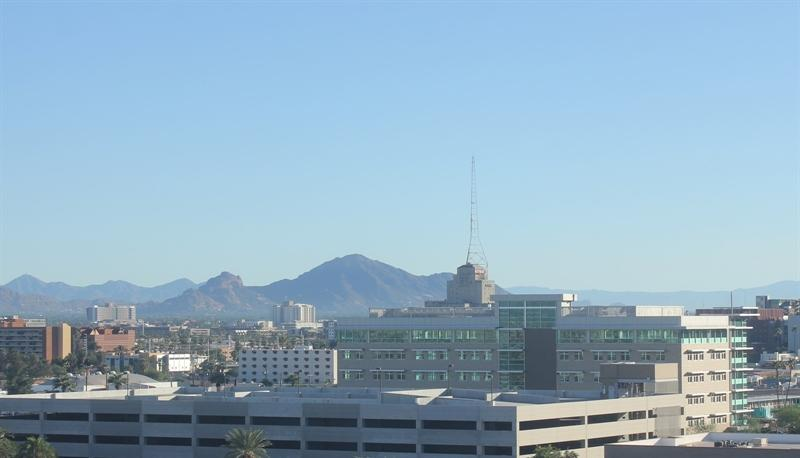
#> input picture JS_11/images/test/day/20151101_152050.jpg, 800 x 458 px; its folder holds only this picture in this run
$ jupyter execute --allow-errors Tugas.ipynb
#> lines starting #> are read from the running program, lines starting #| are printed output that depends on the picture
# Tugas Praktikum SVM

## Tugas 1 - Klasifikasi Voice (voice.csv)

### 1. Load dataset

[cell 1]
import numpy as np
import pandas as pd
import matplotlib.pyplot as plt
import seaborn as sns
from sklearn.model_selection import train_test_split
from sklearn.preprocessing import StandardScaler
from sklearn.svm import SVC
from sklearn.metrics import accuracy_score, classification_report, confusion_matrix

#> (the rest of this cell did not finish here and is left out)

### 2. Cek info dan distribusi kelas

#> (a cell that did not finish here is left out)

### 3. Pemisahan fitur dan label

#> (a cell that did not finish here is left out)

### 4. Training dan evaluasi SVM (linear, poly, rbf) pada split 70:30 dan 80:20

[cell 4]
results_voice = []

splits = {
    '70:30': 0.3,
    '80:20': 0.2
}

kernels = ['linear', 'poly', 'rbf']

#> (the rest of this cell did not finish here and is left out)

### 5. Tabel perbandingan akurasi

#> (a cell that did not finish here is left out)

### 6. Grafik perbandingan akurasi

[cell 6]
plt.figure(figsize=(8, 5))
#> (the rest of this cell did not finish here and is left out)

### Analisis Tugas 1
Kernel RBF dapet akurasi tertinggi di kedua split, yaitu 98.11 persen di split 70:30 dan 98.26 persen di split 80:20.
Kernel linear juga cukup bagus di 97.63 persen (80:20), sedangkan poly dapet 97.16 persen.
Split 80:20 hasilnya lebih bagus karena data latihnya lebih banyak dibanding 70:30.

## Tugas 2 - Klasifikasi Citra Siang dan Malam (Fitur Histogram)

### 1. Load semua data gambar dan resize

[cell 7]
from pathlib import Path
import cv2
import matplotlib.image as mpimg

def load_all_day_night_images(base_dir):
#> called with base_dir = 'images'
    p = Path(base_dir)
    images = []
    labels = []

    for split in ['training', 'test']:
        for cls_name, lbl in [('day', 1), ('night', 0)]:
            folder = p / split / cls_name
            for file in folder.glob('*.jpg'):
                img = mpimg.imread(file)
#> img is the input picture: shape (458, 800, 3); mean R, G, B 145.1, 173.9, 193.1
                if img is not None:
                    # Standarisasi ukuran citra
                    img_std = cv2.resize(img, (1100, 600))
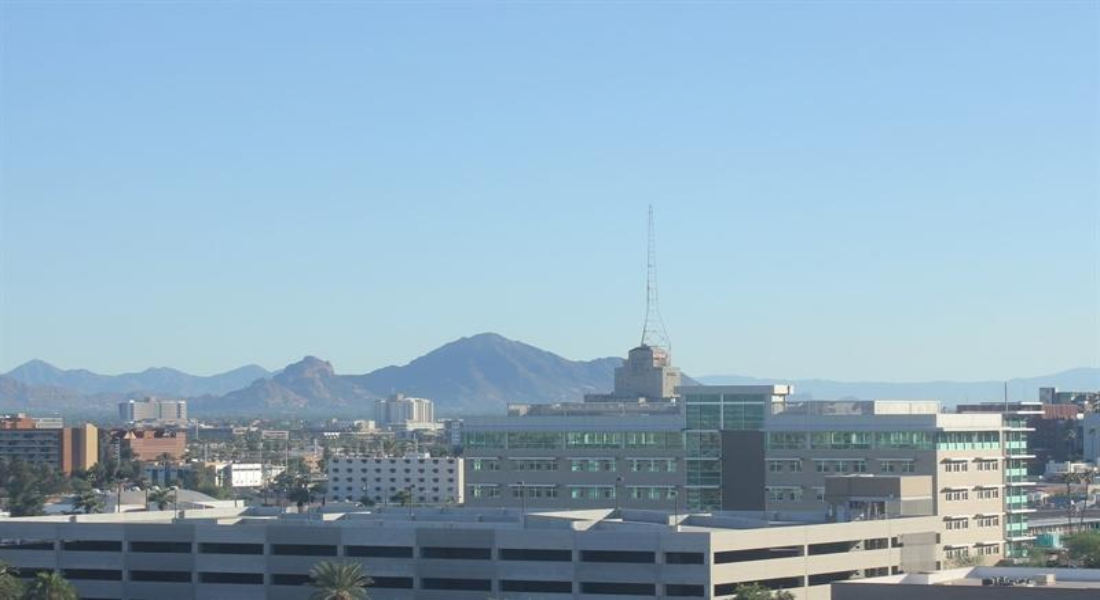
#> img_std: shape (600, 1100, 3); mean R, G, B 145.1, 173.8, 193
                    images.append(img_std)
                    labels.append(lbl)

    return images, np.array(labels)

images, labels = load_all_day_night_images('images')
print('Total keseluruhan gambar:', len(images))
print('Jumlah kelas night (0):', np.sum(labels == 0))
print('Jumlah kelas day (1)  :', np.sum(labels == 1))

### 2. Ekstraksi fitur histogram HSV (32 bin per kanal)

[cell 8]
def extract_color_histogram(image, bins=32):
    # Ubah gambar ke HSV
#> called with bins = 32
    hsv = cv2.cvtColor(image, cv2.COLOR_RGB2HSV)
#> hsv: shape (600, 1100, 3); mean H, S, V 97.2, 65.1, 194.2

    # Hitung histogram untuk masing-masing kanal H, S, dan V
    hist_h = cv2.calcHist([hsv], [0], None, [bins], [0, 180])
#> hist_h = 32 values, max 346294 at index 18, min 145 at index 27, mean 20625
    hist_s = cv2.calcHist([hsv], [1], None, [bins], [0, 256])
#> hist_s = 32 values, max 124409 at index 10, min 0 at index 19, mean 20625
    hist_v = cv2.calcHist([hsv], [2], None, [bins], [0, 256])
#> hist_v = 32 values, max 232650 at index 29, min 0 at index 0, mean 20625

    # Gabungkan ketiga histogram menjadi satu vektor fitur
    hist_features = np.concatenate([hist_h, hist_s, hist_v]).flatten()
#> hist_features = 96 values, max 346294 at index 18, min 0 at index 51, mean 20625

    # Normalisasi vektor histogram agar total jumlah bernilai 1
    hist_features = hist_features / np.sum(hist_features)
#> hist_features = 96 values, max 0.175 at index 18, min 0 at index 51, mean 0.0104
    return hist_features

# Ekstraksi fitur untuk semua citra
X_hist = np.array([extract_color_histogram(img) for img in images])
#> call 2 of extract_color_histogram, with bins = 32
#> in extract_color_histogram (call 2), `hsv = cv2.cvtColor(image, cv2.COLOR_RGB2HSV)`: hsv: shape (600, 1100, 3); mean H, S, V 27.3, 172.1, 32.6
#> in extract_color_histogram (call 2), `hsv = cv2.cvtColor(image, cv2.COLOR_RGB2HSV)`:
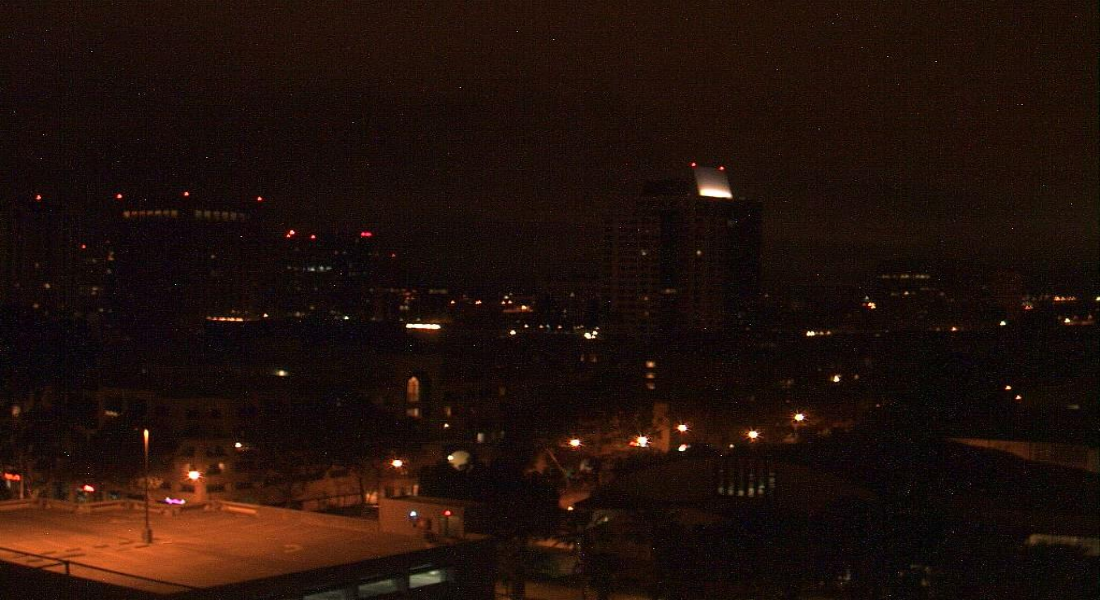
#> image: shape (600, 1100, 3); mean R, G, B 32.6, 16.1, 10.3
#> in extract_color_histogram (call 2), `hist_h = cv2.calcHist([hsv], [0], None, [bins], [0, 180])`: hist_h = 32 values, max 292229 at index 1, min 9 at index 15, mean 20625
#> in extract_color_histogram (call 2), `hist_s = cv2.calcHist([hsv], [1], None, [bins], [0, 256])`: hist_s = 32 values, max 53717 at index 23, min 151 at index 1, mean 20625
#> in extract_color_histogram (call 2), `hist_v = cv2.calcHist([hsv], [2], None, [bins], [0, 256])`: hist_v = 32 values, max 188344 at index 2, min 119 at index 29, mean 20625
#> in extract_color_histogram (call 2), `hist_features = np.concatenate([hist_h, hist_s, hist_v]).flatten()`: hist_features = 96 values, max 292229 at index 1, min 9 at index 15, mean 20625
#> in extract_color_histogram (call 2), `hist_features = hist_features / np.sum(hist_features)`: hist_features = 96 values, max 0.148 at index 1, min 4.55e-06 at index 15, mean 0.0104
y_hist = labels

print('Bentuk matriks fitur histogram:', X_hist.shape)
#| Bentuk matriks fitur histogram: (4, 96)

### 3. Plot perbandingan histogram siang vs malam

[cell 9]
idx_day = np.where(labels == 1)[0][0]
idx_night = np.where(labels == 0)[0][0]

plt.figure(figsize=(12, 4))
plt.subplot(1, 2, 1)
plt.plot(X_hist[idx_day], color='orange', label='Day Image Histogram')
plt.title('Histogram Warna Citra Siang')
plt.xlabel('Bin Indeks (H, S, V)')
plt.ylabel('Frekuensi Ternormalisasi')
plt.grid(True, linestyle='--', alpha=0.5)

plt.subplot(1, 2, 2)
plt.plot(X_hist[idx_night], color='navy', label='Night Image Histogram')
plt.title('Histogram Warna Citra Malam')
plt.xlabel('Bin Indeks (H, S, V)')
plt.ylabel('Frekuensi Ternormalisasi')
plt.grid(True, linestyle='--', alpha=0.5)

plt.tight_layout()
plt.show()
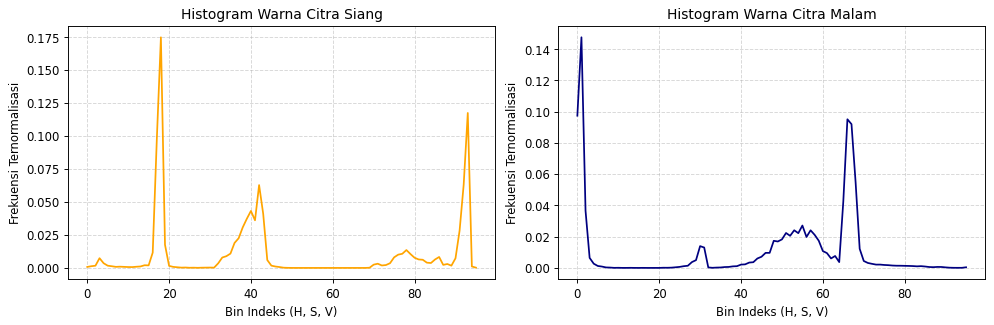
#> figure drawn by matplotlib, 2 panels; panel 1: curve peaks at x = 18, y = 0.175; panel 2: curve peaks at x = 1, y = 0.148
